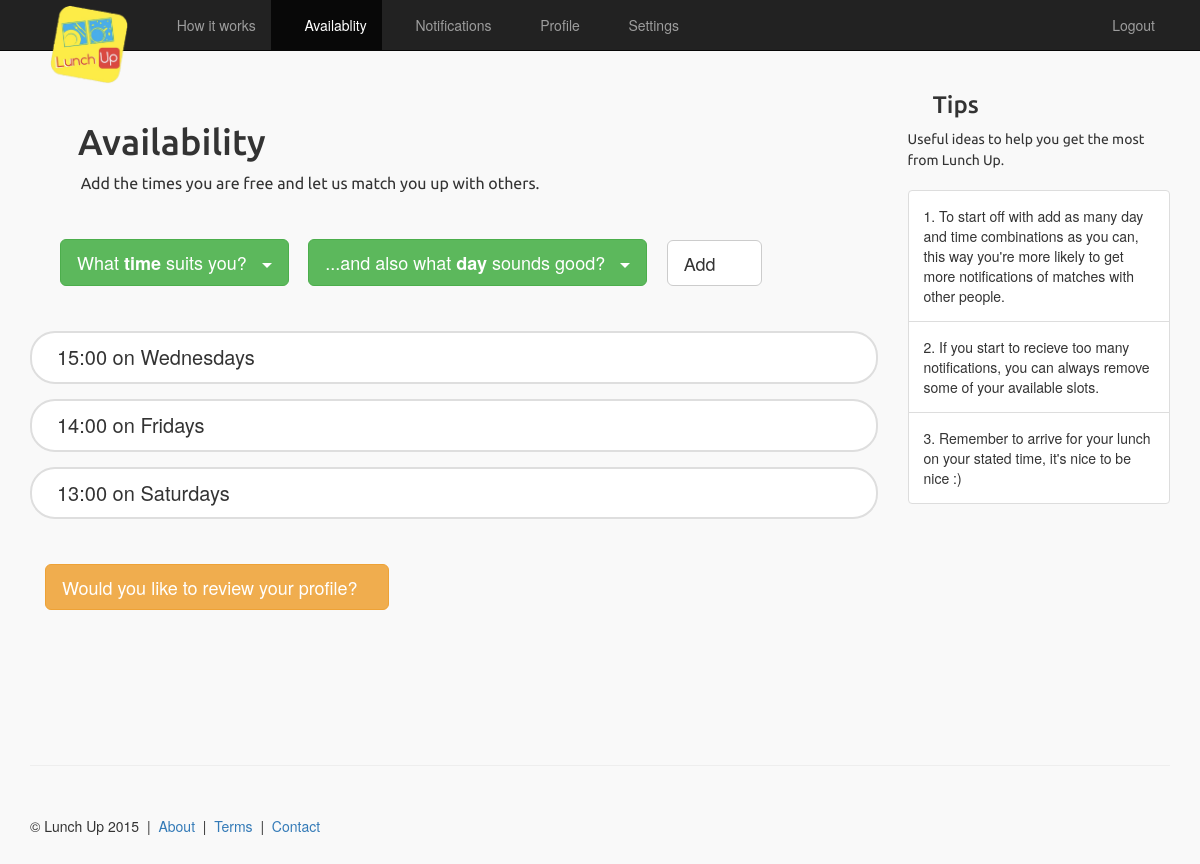
The page /availability/ (signed in) on the database its author committed.
### main/models.py (models this page shows)
class TimeInterval(models.Model):
    time = models.PositiveSmallIntegerField()
    day = models.CharField(max_length=10)

### main/views.py (the view)
# urls.py: url(r'^availability/$', views.avail, name='avail'),
@login_required
def avail(request):
    context_dict = {}
    try:
        user_profile = UserProfile.objects.get(user=request.user)
        context_dict['availabilities'] = user_profile.availability.all()
    except:
        pass
    return render(request, 'main/avail.html', context_dict)

### templates/main/avail.html (shortened to what this page needs)
{% extends 'base.html' %}
{% load staticfiles %}
{% block body_block %}
      <div class="row row-offcanvas row-offcanvas-right">
        <div class="col-xs-12 col-sm-9">
          <div class="jumbotron_two">
            <h1><span class="glyphicon glyphicon glyphicon-time" aria-hidden="true"></span> <span class="font_styled">Availability</span></h1>
            <p style="font-size:16px;" class="font_styled">&nbsp;&nbsp;&nbsp;&nbsp;&nbsp;&nbsp;&nbsp;&nbsp;&nbsp;&nbsp;&nbsp;Add the times you are free and let us match you up with others.</p>
          </div>
          <div class="row" style="padding:15px;">
              <div class="col-md-12" style="border: 0px solid; border-radius: 25px; border-color: #cccccc; margin-bottom:15px; padding:10px 10px 30px 30px;">
                <div class="btn-group">
                  <button id = "time" type="button" class="btn btn-success dropdown-toggle btn-lg" data-toggle="dropdown" aria-expanded="false">
                    What <b>time</b> suits you?&nbsp;&nbsp;&nbsp;<span class="caret"></span>
                  </button>
                </div>
                <div class="btn-group">
                  <button id = "day" type="button" class="btn btn-success dropdown-toggle btn-lg" data-toggle="dropdown" aria-expanded="false">
                    ...and also what <b>day</b> sounds good?&nbsp;&nbsp;&nbsp;<span class="caret"></span>
                  </button>
                </div>
                <div class="btn-group">
                  <button id="add" type="button" class="btn btn-default dropdown-toggle btn-lg" aria-expanded="false">
                    Add&nbsp;&nbsp;&nbsp;<span class="glyphicon glyphicon-chevron-right" aria-hidden="true" />
                  </button>
                </div>
              </div>
              <div id = "avail">
                  {% if availabilities %}
                      {% for avail in availabilities %}
                          <div class="col-md-12" style="border: 2px solid; border-radius: 25px; border-color: #dedede; margin-bottom:15px; padding:10px; background-color:#ffffff;">
                            <div class="col-md-12">
                                <span style="font-size:20px;">{{ avail.time }}:00 on {{ avail.day }}s</span> <span style="font-size:22px;" class="pull-right glyphicon glyphicon-remove-circle" aria-hidden="true"></span>
                            </div>
                          </div>
                      {% endfor %}
                  {% endif %}
              </div>
          </div>
          <div class="row" style="padding:15px;">
            <div class="col-md-3 center">
              <a href='{% url 'myprofile' %}'><button class="btn btn-warning btn-lg center" type="button" aria-expanded="false">
               Would you like to review your profile?<span class="glyphicon glyphicon-chevron-right" aria-hidden="true"></span>
            </button></a>
            <br /><br /><br /><br /><br /><br /><br />
                </div>
            </div>
        </div>
        <div class="col-xs-6 col-sm-3 sidebar-offcanvas" id="sidebar">
          <h3><span class="glyphicon glyphicon-check" aria-hidden="true"></span> <span class="font_styled">Tips</span></h3><span class="font_styled">Useful ideas to help you get the most from Lunch Up.</span><br /><br />
          <div class="list-group">
            <span href="#" class="list-group-item" style="padding:15px;">1. To start off with add as many day and time combinations as you can, this way you're more likely to get more notifications of matches with other people.</span>
            <span href="#" class="list-group-item" style="padding:15px;">2. If you start to recieve too many notifications, you can always remove some of your available slots.</span>
            <span href="#" class="list-group-item" style="padding:15px;">3. Remember to arrive for your lunch on your stated time, it's nice to be nice :)</span>
          </div>
        </div>
      </div>
      <hr>
{% endblock %}

### static/_css/custom.css (style rules this page uses)
body { background-color: #f9f9f9; }
.jumbotron_two { margin-top:20px; padding:10px; }
.font_styled { font-family: 'Ubuntu'; }

### rows shown on the page
TimeInterval: time "15", day "Wednesday"
TimeInterval: time "14", day "Friday"
TimeInterval: time "13", day "Saturday"
